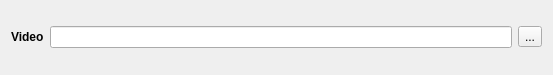
<?xml version="1.0" encoding="UTF-8"?>
<ui version="4.0">
 <class>Form</class>
 <widget class="QWidget" name="Form">
  <property name="geometry">
   <rect>
    <x>0</x>
    <y>0</y>
    <width>553</width>
    <height>75</height>
   </rect>
  </property>
  <property name="windowTitle">
   <string>Form</string>
  </property>
  <layout class="QGridLayout" name="gridLayout">
   <item row="0" column="0">
    <layout class="QGridLayout" name="gridLayout_2">
     <item row="0" column="0">
      <widget class="QLabel" name="label">
       <property name="font">
        <font>
         <weight>75</weight>
         <bold>true</bold>
        </font>
       </property>
       <property name="text">
        <string>Video</string>
       </property>
      </widget>
     </item>
     <item row="0" column="1">
      <widget class="QLineEdit" name="txtYoutubeURL"/>
     </item>
     <item row="0" column="2">
      <widget class="QToolButton" name="cmdClearText">
       <property name="text">
        <string>...</string>
       </property>
      </widget>
     </item>
    </layout>
   </item>
  </layout>
 </widget>
 <resources/>
 <connections/>
</ui>
